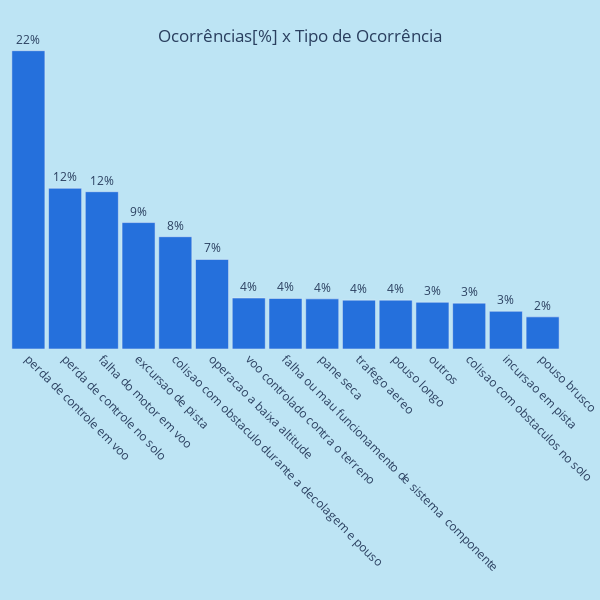

The notebook cell saved with this chart:
### Markdown cell above
Análise dos tipos de ocorrência

### Code cell
# ocorrencia_tipo
df_ocorr_tipo_ocorr = df_ocorr["ocorrencia_tipo"].value_counts().sort_values(ascending=False)
df_ocorr_tipo_ocorr = pd.DataFrame(df_ocorr_tipo_ocorr)
df_ocorr_tipo_ocorr = df_ocorr_tipo_ocorr.head(15)
df_ocorr_tipo_ocorr.reset_index(inplace=True)

hist_tipo_ocorr = px.bar(
    data_frame=df_ocorr_tipo_ocorr,
    x=df_ocorr_tipo_ocorr["ocorrencia_tipo"],
    y=(df_ocorr_tipo_ocorr["count"]/df_ocorr_tipo_ocorr["count"].sum())*100,
    title=f"Ocorrências[%] x Tipo de Ocorrência",
    width=600,
    height=600,
    color_discrete_sequence=["#2570DC"],
    )
hist_tipo_ocorr.update_layout(
    title_x = 0.5,
    title_y = 0.95,
    plot_bgcolor='#BDE4F4',  # Cor de fundo do gráfico
    paper_bgcolor='#BDE4F4',  # Cor de fundo do papel
    xaxis_showgrid=False,  # Remover linhas de grade do eixo x
    yaxis_showgrid=False,  # Remover linhas de grade do eixo y
    bargap = 0.1,
    xaxis=dict(
        tickmode='linear',  # Modo linear
        tick0=0,  # Posição inicial dos ticks
        dtick=1  # Passo entre os ticks
    ),
    margin=dict(
        l=10,  # margem esquerda
        r=10,  # margem direita
        b=0,  # margem inferior
        t=35,  # margem superior
        pad=0  # preenchimento
    ),
)
hist_tipo_ocorr.update_traces(
    hovertemplate='%{x} : %{y}%',
    text=(df_ocorr_tipo_ocorr["count"] / df_ocorr_tipo_ocorr["count"].sum() * 100).round(0).astype(int).astype(str) + "%",
    textposition='outside',
    )
hist_tipo_ocorr.update_xaxes(title = "", tickangle=45)
hist_tipo_ocorr.update_yaxes(visible=False)
hist_tipo_ocorr.show()

### Figure 1 — Plotly figure (JSON) as saved in the notebook; plotly's stock layout.template omitted (floating-point values rounded to 4 significant figures)
{"data": [{"alignmentgroup": "True", "hovertemplate": "%{x} : %{y}%", "legendgroup": "", "marker": {"color": "#2570DC", "pattern": {"shape": ""}}, "name": "", "offsetgroup": "", "orientation": "v", "showlegend": false, "text": ["22%", "12%", "12%", "9%", "8%", "7%", "4%", "4%", "4%", "4%", "4%", "3%", "3%", "3%", "2%"], "textposition": "outside", "type": "bar", "x": ["perda de controle em voo", "perda de controle no solo", "falha do motor em voo", "excursao de pista", "colisao com obstaculo durante a decolagem e pouso", "operacao a baixa altitude", "voo controlado contra o terreno", "falha ou mau funcionamento de sistema  componente", "pane seca", "trafego aereo", "pouso longo", "outros", "colisao com obstaculos no solo", "incursao em pista", "pouso brusco"], "xaxis": "x", "y": [21.99, 11.85, 11.6, 9.321, 8.278, 6.603, 3.76, 3.728, 3.697, 3.602, 3.602, 3.444, 3.381, 2.78, 2.37], "yaxis": "y"}], "layout": {"bargap": 0.1, "barmode": "relative", "height": 600, "legend": {"tracegroupgap": 0}, "margin": {"b": 0, "l": 10, "pad": 0, "r": 10, "t": 35}, "paper_bgcolor": "#BDE4F4", "plot_bgcolor": "#BDE4F4", "title": {"text": "Ocorrências[%] x Tipo de Ocorrência", "x": 0.5, "y": 0.95}, "width": 600, "xaxis": {"anchor": "y", "domain": [0, 1], "dtick": 1, "showgrid": false, "tick0": 0, "tickangle": 45, "tickmode": "linear", "title": {"text": ""}}, "yaxis": {"anchor": "x", "domain": [0, 1], "showgrid": false, "title": {"text": "y"}, "visible": false}}}
